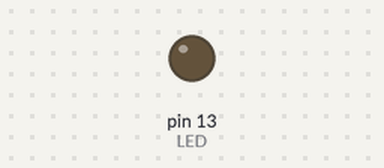
This sketch was run on a simulated Arduino Uno, built with avr-gcc and run on an emulated ATmega328P. On the bench: output pins drawn as LEDs (lit = HIGH).

Above: at 1.4 s.
At 3.7 s:
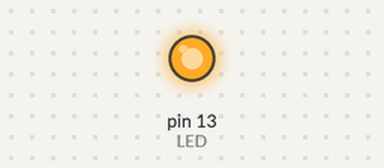
Timing chart, 0 to 10.4 s (numbered marks = the images above):
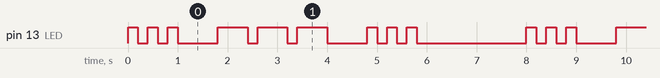

The sketch:

MorsePersonalizado.ino
```cpp
// LAB 1 - VARIACIÓN: Parpadeo con patrón SOS (Morse)
const int LED = 13;
void dot() { digitalWrite(LED,HIGH); delay(200); digitalWrite(LED,LOW);
delay(200); }
void dash() { digitalWrite(LED,HIGH); delay(600); digitalWrite(LED,LOW);
delay(200); }
void space() { delay(600); }
void setup() { pinMode(LED, OUTPUT); }
void loop() {
// S = ...
dot(); dot(); dot(); space();
// O = ---
dash(); dash(); dash(); space();
// S = ...
dot(); dot(); dot();
delay(2000);
}
```

Measured:
- by itself, pin 13 (LED): repeats every 8.0 s: 2 × (LOW 0.20 s, HIGH 0.20 s), LOW 0.80 s, 2 × (HIGH 0.60 s, LOW 0.20 s), HIGH 0.60 s, LOW 0.80 s, 2 × (HIGH 0.20 s, LOW 0.20 s), HIGH 0.20 s, LOW 2.2 s, HIGH 0.20 s
- by itself, everything shown: repeats every 8.0 s, in 18 steps
